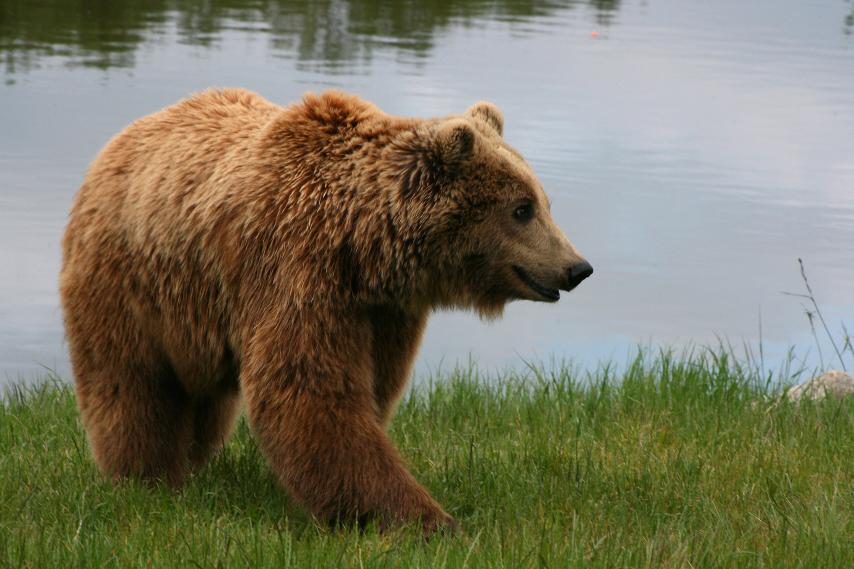
#> input picture python/opencv/lesson6/bear.jpg, 2560 x 1707 px (shown at 1/3 size)
$ python global_threshold.py
#> lines starting #> are read from the running program, lines starting #| are printed output that depends on the picture; after the words box and inside, x2 and y2 are one past the last pixel; in counts of white or black regions, pixels touching at a corner belong together
import os
import cv2

img = cv2.imread(os.path.join(".", "bear.jpg"))
#> img is the input picture: shape (1707, 2560, 3); mean B, G, R 96.6, 118.5, 121.8

h, w = img.shape[:2]
#> h = 1707; w = 2560
scale = 20
w_new, h_new = int(w * scale / 100), int(h * scale / 100)
#> w_new = 512; h_new = 341
img = cv2.resize(img, (w_new, h_new))
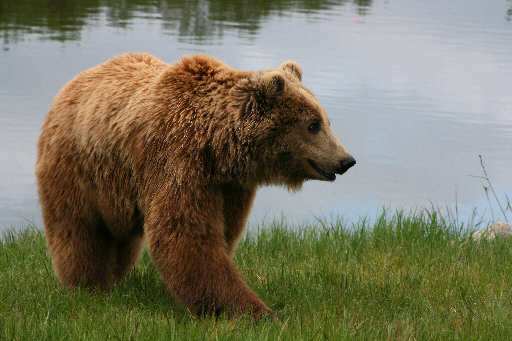
#> img: shape (341, 512, 3); mean B, G, R 96.5, 118.4, 121.6

img_gray = cv2.cvtColor(img, cv2.COLOR_BGR2GRAY)
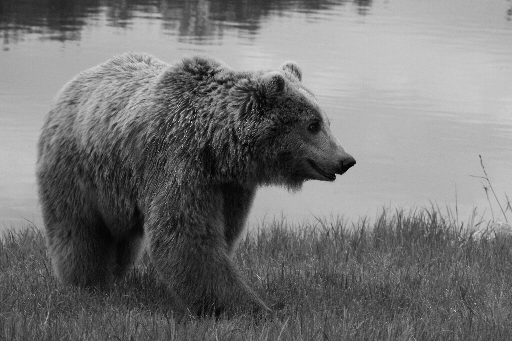
#> img_gray: shape (341, 512); min 1, max 236, mean 116.9
_, thresh = cv2.threshold(img_gray, 80, 255, cv2.THRESH_BINARY)
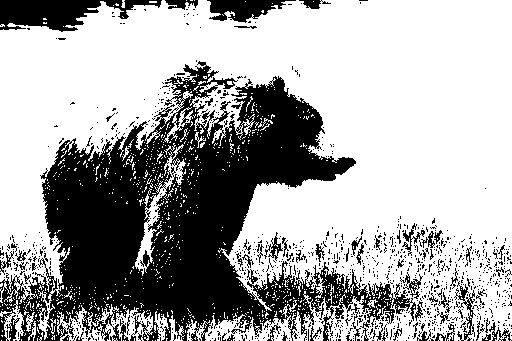
#> thresh: shape (341, 512); 65.9% white; 1079 black regions (1017 under 20 px), largest, box (x1, y1, x2, y2) and area: (0, 61, 416, 341) 48840, (0, 0, 162, 32) 2847, (207, 0, 296, 23) 1139

thresh = cv2.blur(thresh, (10, 10))
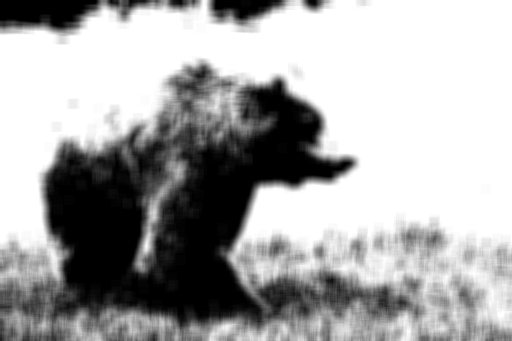
#> thresh: shape (341, 512); min 0, max 255, mean 168
_, thresh = cv2.threshold(thresh, 80, 255, cv2.THRESH_BINARY)
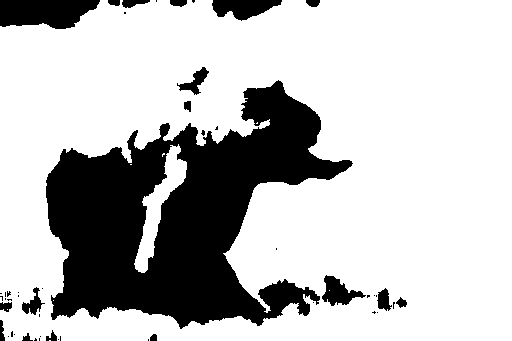
#> thresh: shape (341, 512); 74.6% white; 50 black regions (32 under 20 px), largest, box (x1, y1, x2, y2) and area: (46, 80, 353, 329) 38704, (0, 0, 100, 29) 2288, (212, 0, 282, 21) 948

cv2.imshow("img", img)
cv2.imshow("img_binary", thresh)
cv2.waitKey(0)
cv2.destroyAllWindows()
